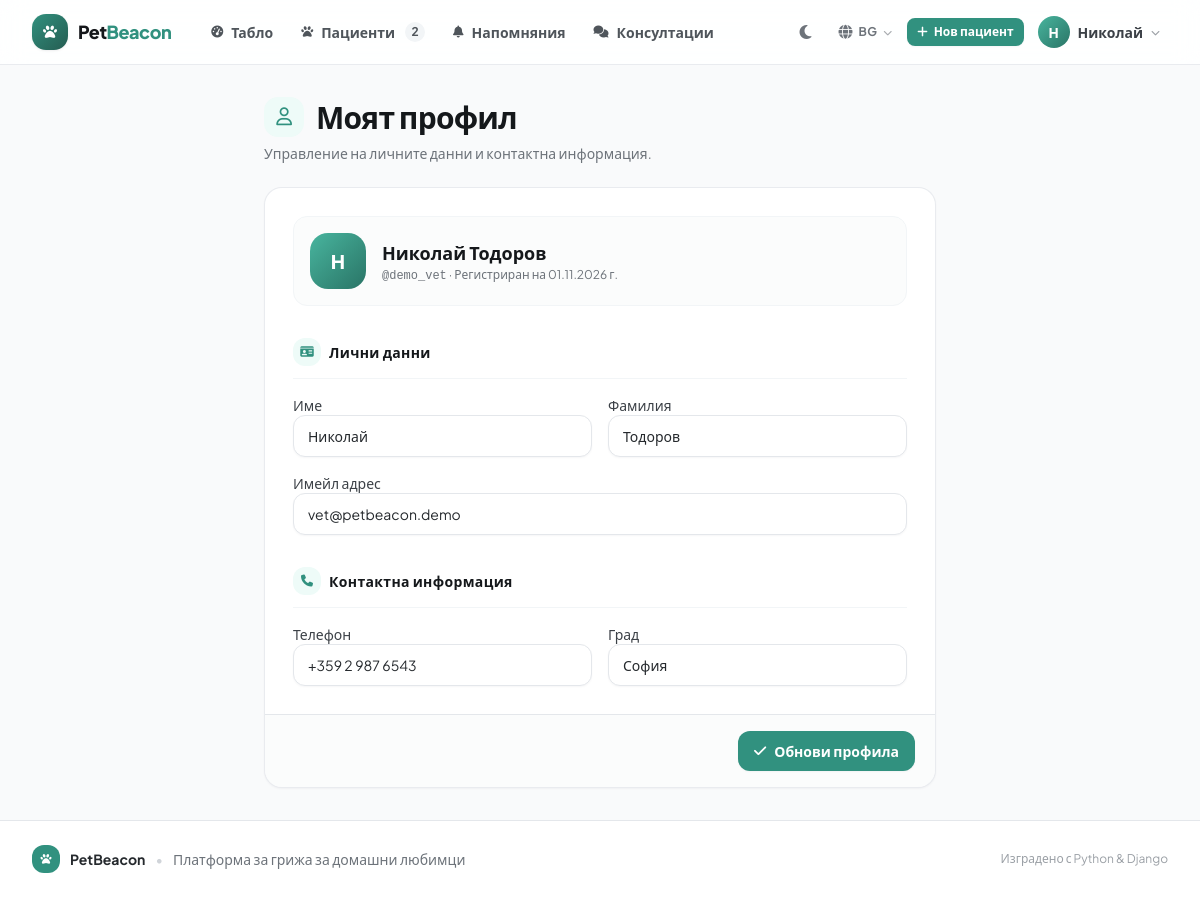
The app's page /bg/auth/profile/ (signed in), older data.
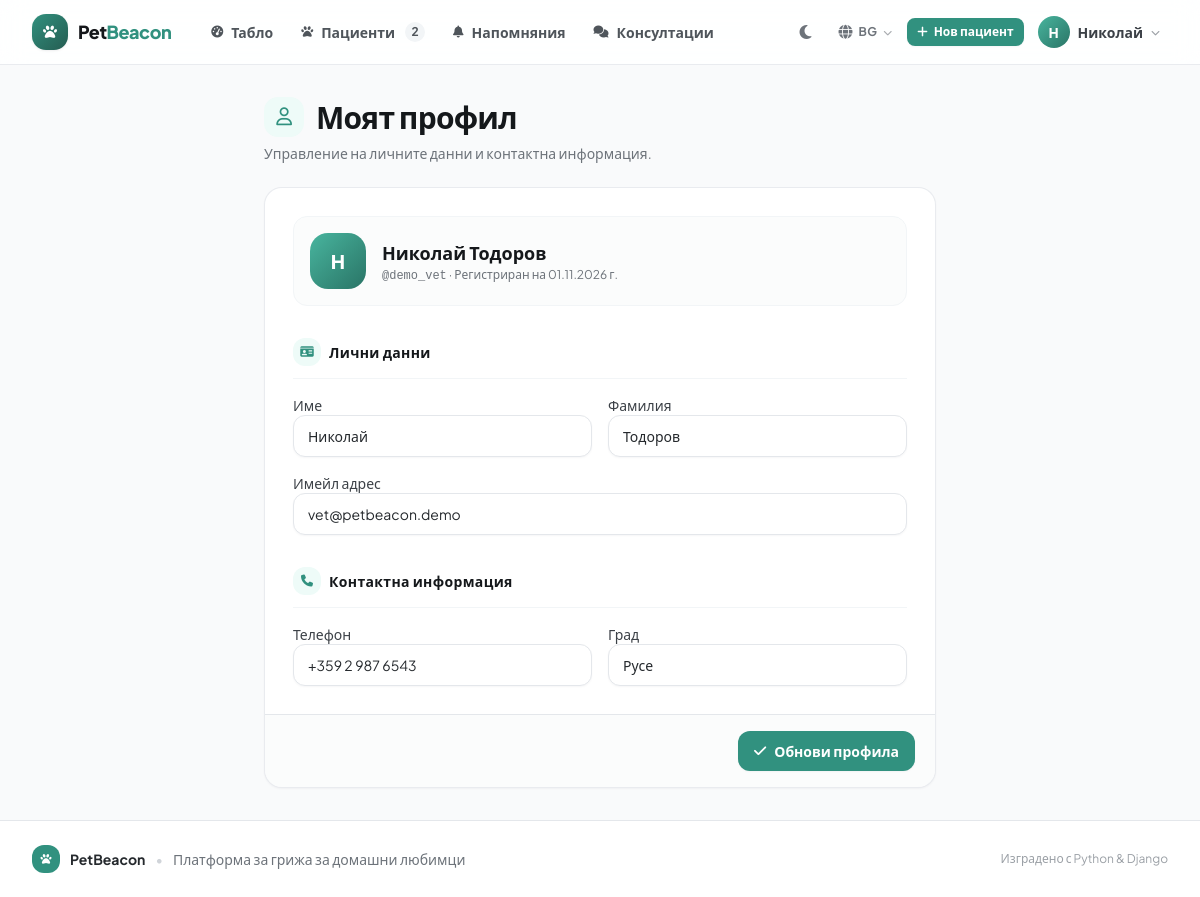
The same page, newer data.
### accounts/models.py (models this page shows, shortened)
class UserProfile(models.Model):
    ROLE_OWNER = 'owner'
    ROLE_VET = 'vet'
    ROLE_CHOICES = [
        (ROLE_OWNER, gettext_lazy("Стопанин")),
        (ROLE_VET, gettext_lazy("Ветеринар")),
    ]
    user = models.OneToOneField(User, on_delete=models.CASCADE, related_name='profile')
    role = models.CharField(
        max_length=10,
        choices=ROLE_CHOICES,
        default=ROLE_OWNER,
        verbose_name=gettext_lazy("Роля"),
        help_text=gettext_lazy("Стопанин управлява любимците си, Ветеринар работи с медицинските им записи."),
    )
    phone = models.CharField(max_length=30, blank=True, verbose_name=gettext_lazy("Телефон за връзка"))
    city = models.CharField(max_length=100, blank=True, verbose_name=gettext_lazy("Град / Населено място"))
    created_at = models.DateTimeField(auto_now_add=True, verbose_name=gettext_lazy("Дата на регистрация"))
    class Meta:
        verbose_name = gettext_lazy("Потребителски профил")
        verbose_name_plural = gettext_lazy("Потребителски профили")
    @property
    def is_vet(self):
        return self.role == self.ROLE_VET

### accounts/views.py (the view)
# urls.py: path('profile/', views.profile_view, name='profile'),
@login_required
def profile_view(request):
    profile, _profile_created = UserProfile.objects.get_or_create(user=request.user)
    if request.method == 'POST':
        form = UserProfileUpdateForm(request.POST, instance=request.user)
        if form.is_valid():
            form.save()
            profile.phone = form.cleaned_data.get('phone', '')
            profile.city = form.cleaned_data.get('city', '')
            profile.save()
            messages.success(request, _("Данните на вашия профил бяха обновени успешно!"))
            return redirect('accounts:profile')
    else:
        form = UserProfileUpdateForm(instance=request.user, initial={
            'phone': profile.phone,
            'city': profile.city,
        })
    return render(request, 'accounts/profile.html', {
        'form': form,
        'profile': profile,
    })

### accounts/forms.py (shortened to what this page needs)
class UserProfileUpdateForm(forms.ModelForm):
    phone = forms.CharField(
        label=gettext_lazy("Телефон"),
        required=False,
        widget=forms.TextInput(attrs={'class': _I, 'placeholder': '+359 88 123 4567'})
    )
    city = forms.CharField(
        label=gettext_lazy("Град"),
        required=False,
        widget=forms.TextInput(attrs={'class': _I, 'placeholder': gettext_lazy("София, Пловдив...")})
    )
    class Meta:
        model = User
        fields = ['first_name', 'last_name', 'email']
        labels = {
            'first_name': gettext_lazy("Име"),
            'last_name': gettext_lazy("Фамилия"),
            'email': gettext_lazy("Имейл адрес"),
        }
        widgets = {
            'first_name': forms.TextInput(attrs={'class': _I}),
            'last_name': forms.TextInput(attrs={'class': _I}),
            'email': forms.EmailInput(attrs={'class': _I}),
        }

### templates/accounts/profile.html (shortened to what this page needs)
{% extends 'base.html' %}
{% load petcare_tags i18n %}
{% block content %}
<div class="mx-auto max-w-2xl space-y-6">
    {% translate "Моят профил" as page_title %}
    {% translate "Управление на личните данни и контактна информация." as page_subtitle %}
    {% translate "Обнови профила" as submit_label %}
    {% translate "Лични данни" as personal_title %}
    {% translate "Контактна информация" as contact_title %}
    {% include "partials/page_header.html" with title=page_title subtitle=page_subtitle icon="fa-regular fa-user" %}
    {% include "partials/form_open.html" with form=form submit_label=submit_label %}
        <div class="flex items-center gap-4 rounded-xl border border-ink-100 bg-ink-50/60 p-4 dark:border-ink-800 dark:bg-ink-800/40">
            <span class="flex h-14 w-14 shrink-0 items-center justify-center rounded-2xl bg-gradient-to-br from-brand-500 to-brand-700 text-xl font-extrabold text-white">
                {{ user.first_name|default:user.username|slice:":1"|upper }}
            </span>
            <div class="min-w-0">
                <p class="truncate text-lg font-bold text-ink-900 dark:text-white">
                    {{ user.get_full_name|default:user.username }}
                </p>
                <p class="truncate text-xs text-ink-500">
                    <span class="font-mono">@{{ user.username }}</span>
                    &middot; {% blocktranslate with joined=user.date_joined|date:"SHORT_DATE_FORMAT" %}Регистриран на {{ joined }} г.{% endblocktranslate %}
                </p>
            </div>
        </div>
        <section class="space-y-4">
            {% include "partials/section_header.html" with title=personal_title icon="fa-solid fa-id-card" %}
            <div class="grid grid-cols-1 gap-4 sm:grid-cols-2">
                {% include "partials/field.html" with field=form.first_name %}
                {% include "partials/field.html" with field=form.last_name %}
            </div>
            {% include "partials/field.html" with field=form.email %}
        </section>
        <section class="space-y-4">
            {% include "partials/section_header.html" with title=contact_title icon="fa-solid fa-phone" %}
            <div class="grid grid-cols-1 gap-4 sm:grid-cols-2">
                {% include "partials/field.html" with field=form.phone %}
                {% include "partials/field.html" with field=form.city %}
            </div>
        </section>
    {% include "partials/form_close.html" %}
</div>
{% endblock %}

### templates/partials/field.html (shortened to what this page needs)
{% load petcare_tags i18n %}
<div class="{% if span %}sm:col-span-2{% else %}{{ cols|default:'' }}{% endif %}">
    {% if field.field.widget.input_type != "checkbox" %}
        <label for="{{ field.id_for_label }}" class="label {% if field.errors %}text-rose-700{% endif %}">
            {{ field.label }}
        </label>
    {% endif %}
    {% if field.field.widget.input_type == 'file' %}
        {% if field.errors %}
            {% with widget_class="file-input field-error" %}{{ field|add_class:widget_class }}{% endwith %}
        {% else %}
            {{ field|add_class:"file-input" }}
        {% endif %}
    {% elif field.errors %}
        {{ field|add_class:"field field-error" }}
    {% else %}
        {{ field|add_class:"field" }}
    {% endif %}
</div>

Row changes from the older to the newer data that the page shows:
changed UserProfile: city "София" → "Русе"
